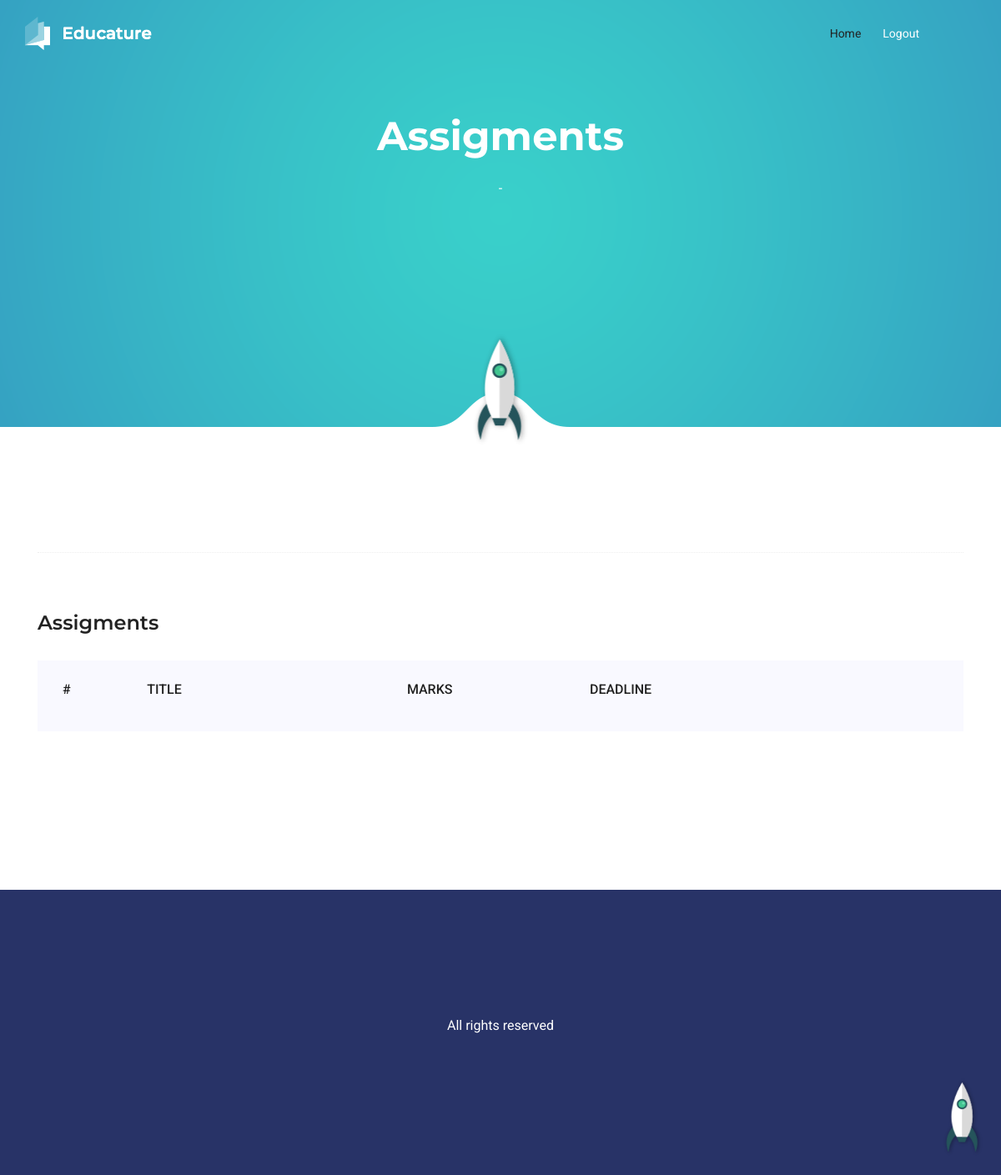
The page /assignment/ (signed in) on the database as committed earlier.
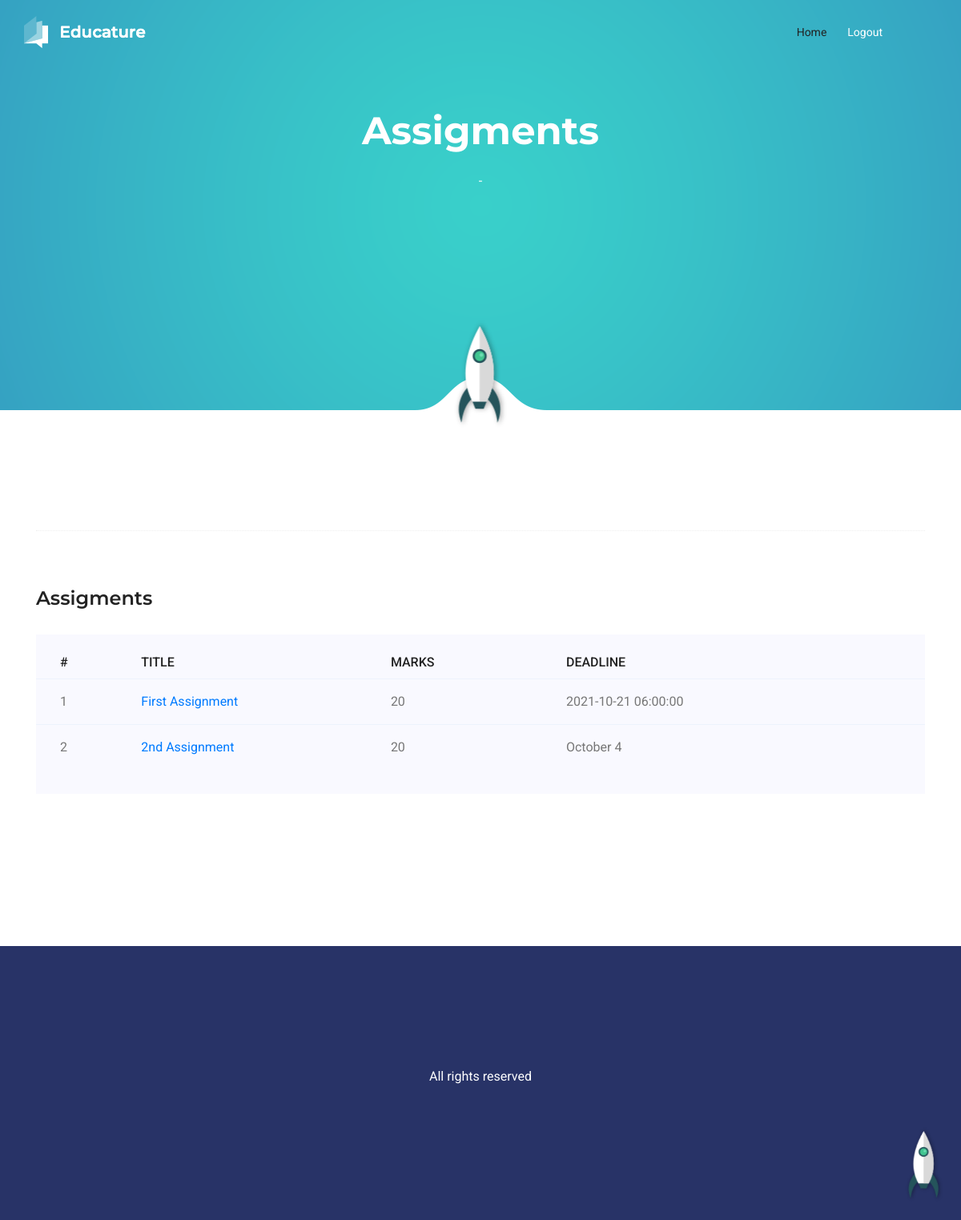
The same page on the database as committed later.
### core/models.py (models this page shows, shortened)
class Assignment(models.Model):
    user = models.ForeignKey(User, on_delete=models.CASCADE)
    title = models.CharField(max_length=100)
    content = models.TextField()
    marks = models.CharField(max_length=20)
    deadline = models.CharField(max_length=20, blank=False)
    created_at = models.DateTimeField(default=timezone.now)

### core/views.py (the view)
# urls.py: path('assignment/', AssignmentView.as_view(), name='assignment-list'),
class AssignmentView(ListView):
    model = Assignment
    template_name = 'core/lecturer/assignments.html'
    context_object_name = 'assignment'
    @method_decorator(login_required(login_url=reverse_lazy('accounts:login')))
    def dispatch(self, request, *args, **kwargs):
        return super().dispatch(self.request, *args, **kwargs)
    def get_queryset(self):
        return self.model.objects.all()  # filter(user_id=self.request.user.id).order_by('-id')

### core/templates/core/lecturer/assignments.html
{% extends 'core/base.html' %}
{% load static %}
{% block content %}
<section class="banner-area relative">
    <div class="container">
        <div class="row d-flex align-items-center justify-content-center">
            <div class="about-content col-lg-12">
                <h1 class="text-white">
                    Assigments
                </h1>
                <p>  -  </p>
            </div>
        </div>
    </div>
    <div class="rocket-img">
        <img src="{% static 'main/img/rocket.png' %}" alt="">
    </div>
</section>
<section class="feature-area">
<div class="container">
    <div class="section-top-border">
        <h3 class="mb-30">Assigments</h3>
        <div class="progress-table-wrap">
            <div class="progress-table">
                <div class="table-head">
                    <div class="serial">#</div>
                    <div class="country">Title</div>
                    <div class="visit">Marks</div>
                    <div class="percentage">Deadline</div>
                </div>
                {% for assg in assignment %}
                <div class="table-row">
                    <div class="serial">{{ assg.id }}</div>
                    <div class="country"><a href="{% url 'core:assignment-view' assg.id %}">{{ assg.title }}</a></div>
                    <div class="visit">{{ assg.marks }}</div>
                    <div class="percentage">{{ assg.deadline }}</div>
                </div>
                {% endfor %}
            </div>
        </div>
    </div>
</div>
</section>
{% endblock content %}

### core/templates/core/base.html (shortened to what this page needs)
{% load static %}
<!DOCTYPE html>
<html lang="zxx" class="no-js">
<head>
	<link rel="stylesheet" href="https://cdn.jsdelivr.net/themify-icons/0.1.2/css/themify-icons.css">
	<link rel="stylesheet" href="{% static 'main/css/linearicons.css' %}">
	<link rel="stylesheet" href="{% static 'main/css/font-awesome.min.css' %}">
	<link rel="stylesheet" href="{% static 'main/css/bootstrap.css' %}">
	<link rel="stylesheet" href="{% static 'main/css/magnific-popup.css' %}">
	<link rel="stylesheet" href="{% static 'main/css/nice-select.css' %}">
	<link rel="stylesheet" href="{% static 'main/css/animate.min.css' %}">
	<link rel="stylesheet" href="{% static 'main/css/owl.carousel.css' %}">
	<link rel="stylesheet" href="{% static 'main/css/main.css' %}">
</head>
<body>
	<header id="header">
		<div class="container">
			<div class="row align-items-center justify-content-between d-flex">
				<div id="logo">
					<a href="{% url 'core:home' %}"><img src="{% static 'main/img/logo.png' %}" alt="logo" title="" /></a>
				</div>
				<nav id="nav-menu-container">
					{% if user.is_authenticated %}
					<ul class="nav-menu">
						<li class="menu-active"><a href="{% url 'core:home' %}">Home</a></li>
						<li><a href="{% url 'accounts:logout' %}">Logout</a></li>
					</ul>
					{% else %}
					<ul class="nav-menu">
						<li class="menu-active"><a href="{% url 'core:home' %}">Home</a></li>
						<li><a href="{% url 'accounts:login' %}">Login</a></li>
					</ul>
					{% endif %}
				</nav>
			</div>
		</div>
	</header>
	{% block content %}
	{% endblock content %}
	<footer class="footer-area section-gap">
		<div class="container">
			<div class="text-center">
				<p class="text-white">All rights reserved</p>
			</div>
		</div>
	</footer>
	<div id="back-top">
		<a title="Go to Top" href="#"></a>
	</div>
</body>
</html>

### static/main/css/main.css (style rules this page uses)
body { color: #777777; font-family: "Roboto", sans-serif; font-size: 16px; font-weight: 400; line-height: 1.625em; position: relative; }
ol, ul { margin: 0; padding: 0; list-style: none; }
a { -webkit-transition: all 0.3s ease 0s; -moz-transition: all 0.3s ease 0s; -o-transition: all 0.3s ease 0s; transition: all 0.3s ease 0s; }
a, a:focus, a:hover { text-decoration: none; outline: 0; }
h1, h2, h3, h4, h5, h6 { font-family: "Montserrat", sans-serif; color: #222222; line-height: 1.2em !important; margin-bottom: 0; margin-top: 0; font-weight: 600; }
h1, .h1 { font-size: 36px; }
h3, .h3 { font-size: 24px; }
.mb-30 { margin-bottom: 30px; }
.text-white { color: #fff; }
.text-center { text-align: center; }
.relative { position: relative; }
.section-gap { padding: 150px 0; }
#back-top { position: fixed; right: 20px; bottom: 0px; cursor: pointer; z-index: 9999999; }
#back-top a { background: url(../img/rocket.png) no-repeat; background-size: 95% 80%; width: 50px; height: 116px; display: block; }
h1 { font-size: 42px; }
h3 { font-size: 24px; }
h1, h2, h3, h4, h5, h6 { line-height: 1.5em; }
.progress-table-wrap { overflow-x: scroll; }
.progress-table { background: #f9f9ff; padding: 15px 0px 30px 0px; min-width: 800px; }
.progress-table .serial { width: 11.83%; padding-left: 30px; }
.progress-table .country { width: 28.07%; }
.progress-table .visit { width: 19.74%; }
.progress-table .percentage { width: 40.36%; padding-right: 50px; }
.progress-table .table-head { display: flex; }
.progress-table .table-head .serial, .progress-table .table-head .country, .progress-table .table-head .visit, .progress-table .table-head .percentage { color: #222222; line-height: 40px; text-transform: uppercase; font-weight: 500; }
.progress-table .table-row { padding: 15px 0; border-top: 1px solid #edf3fd; display: flex; }
.progress-table .table-row .serial, .progress-table .table-row .country, .progress-table .table-row .visit, .progress-table .table-row .percentage { display: flex; align-items: center; }
#header { padding: 20px 0; position: fixed; left: 0; top: 0; right: 0; transition: all 0.5s; z-index: 997; }
#header #logo img { padding: 0; margin: 0; }
.nav-menu, .nav-menu * { margin: 0; padding: 0; list-style: none; }
.nav-menu li { position: relative; white-space: nowrap; }
.nav-menu > li { float: left; }
#nav-menu-container { margin: 0; }
@media (min-width: 1024px) { #nav-menu-container { padding-right: 60px; } }
.nav-menu a { padding: 0 8px 0px 8px; text-decoration: none; display: inline-block; color: #fff; font-size: 14px; text-transform: capitalize; outline: none; }
.nav-menu li:hover > a, .nav-menu > .menu-active > a { color: #222222; }
.nav-menu > li { margin-left: 10px; }
#mobile-nav { position: fixed; top: 0; padding-top: 18px; bottom: 0; z-index: 998; background: rgba(0, 0, 0, 0.8); left: -260px; width: 260px; overflow-y: auto; transition: 0.4s; }
#mobile-nav ul { padding: 0; margin: 0; list-style: none; }
#mobile-nav ul li { position: relative; }
#mobile-nav ul li a { color: #fff; font-size: 13px; text-transform: uppercase; overflow: hidden; padding: 10px 22px 10px 15px; position: relative; text-decoration: none; width: 100%; display: block; outline: none; font-weight: 700; }
.rocket-img { position: absolute; bottom: -22px; left: 50%; -webkit-transform: translate(-50%); -moz-transform: translate(-50%); -ms-transform: translate(-50%); -o-transform: translate(-50%); transform: translate(-50%); }
.banner-area { background: url(../img/banner-bg.png) no-repeat top center; background-size: cover; min-height: 512px; }
.about-content { margin-top: 135px; margin-bottom: 112px; text-align: center; color: #fff; position: relative; }
.about-content h1 { font-size: 48px; font-weight: 700; margin-bottom: 20px; }
.about-content p { color: #fff; max-width: 615px; margin: 0 auto; margin-bottom: 40px; }
.feature-area { padding: 150px 0 120px; }
.section-top-border { padding: 70px 0; border-top: 1px dotted #eee; }
.footer-area { background: #283367; }

Rows that differ between the two databases and show on the page:
added Assignment: id "1", title "First Assignment", marks "20", deadline "2021-10-21 06:00:00"
added Assignment: id "2", title "2nd Assignment", marks "20", deadline "October 4"
